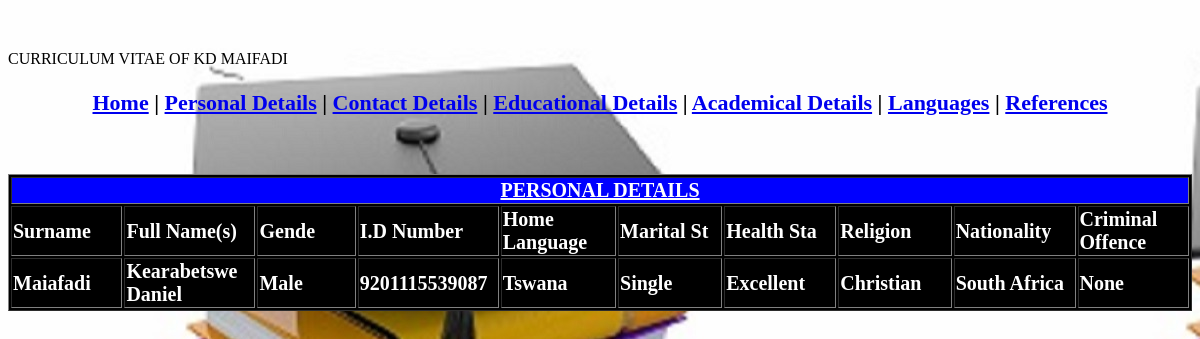
The app's page /personalDetails.php with its own data.
### tables this page shows
CREATE TABLE IF NOT EXISTS `personal_details` (
  `surname` varchar(50) NOT NULL,
  `name` varchar(50) NOT NULL,
  `gender` varchar(5) NOT NULL,
  `id_numbere` varchar(13) NOT NULL,
  `h_language` varchar(50) NOT NULL,
  `m_status` varchar(10) NOT NULL,
  `h_status` varchar(10) NOT NULL,
  `region` varchar(20) NOT NULL,
  `nationality` varchar(50) NOT NULL,
  `C_offence` varchar(50) NOT NULL
);

### personalDetails.php (the view, shortened to what this page needs)
<!DOCTYPE html PUBLIC "-//W3C//DTD XHTML 1.0 Transitional//EN" "http://www.w3.org/TR/xhtml1/DTD/xhtml1-transitional.dtd">
<html xmlns="http://www.w3.org/1999/xhtml">
<head>
<link rel="stylesheet" type="text/css" href="login.css" media="all" />
</head>
<body background="bgPicture.jpg">
	<p id="header">
		<?php
			include("header.php");
		?>
	</p>
	<p align="center" id="links">
		<a href="index.php">Home<a>    |
		<a href="personalDetails.php">Personal Details<a>    |
		<a href="Contact.php">Contact Details<a>    |
		<a href="educational.php">Educational Details<a>    |
		<a href="academic.php">Academical Details<a>    |
		<a href="languages.php">Languages<a>    |
		<a href="references.php">References<a>
	</p>
	<br />
	<br />
	<?php
		include("db_connection.php");
		$query = "select * from personal_details";
		$results = $db->query($query);
		$num_result = $results->num_rows;
		print "<div id=\"content\">";
			echo "<table align=\"center\" border=\"1\"bgcolor=\"black\">\n
					<tr>
						<td align=\"center\" colspan=\"10\" bgcolor=\"blue\">
							<strong><u>PERSONAL DETAILS</u></strong>
						</td>
					</tr>";
			for ($i=0; $i<$num_result; $i++) {
			$row = $results->fetch_assoc();
			echo "<tr>
					<td width=\"150\" height=\"30\">".$row[0]=$row['surname']."</td>
					<td width=\"150\" height=\"30\">".$row[1]=$row['name']."</td>
					<td width=\"150\" height=\"30\">".$row[2]=$row['gender']."</td>
					<td width=\"150\" height=\"30\">".$row[3]=$row['id_numbere']."</td>
					<td width=\"150\" height=\"30\">".$row[4]=$row['h_language']."</td>
					<td width=\"150\" height=\"30\">".$row[5]=$row['m_status']."</td>
					<td width=\"150\" height=\"30\">".$row[6]=$row['h_status']."</td>
					<td width=\"150\" height=\"30\">".$row[7]=$row['region']."</td>
					<td width=\"150\" height=\"30\">".$row[8]=$row['nationality']."</td>
					<td width=\"150\" height=\"30\">".$row[9]=$row['C_offence']."</td>
					</tr>";
			}
			echo "</table>";
		print "</div>";
	?>
</body>
</html>

### login.css (style rules this page uses)
#header { font-size: 50px; color: green; }
#links { font-size: 22px; color: black; font-weight: bold; }
#content { font-size: 20px; color: white; font-weight: bold; }

### records on screen
personal_details: surname "Surname", name "Full Name(s)", gender "Gende", id_numbere "I.D Number", h_language "Home Language", m_status "Marital St", h_status "Health Sta", region "Religion", nationality "Nationality", C_offence "Criminal Offence"
personal_details: surname "Maiafadi", name "Kearabetswe Daniel", gender "Male", id_numbere "9201115539087", h_language "Tswana", m_status "Single", h_status "Excellent", region "Christian", nationality "South Africa", C_offence "None"
